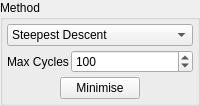
            <widget class="QGroupBox" name="groupBox" >
             <property name="sizePolicy" >
              <sizepolicy>
               <hsizetype>1</hsizetype>
               <vsizetype>1</vsizetype>
               <horstretch>0</horstretch>
               <verstretch>0</verstretch>
              </sizepolicy>
             </property>
             <property name="title" >
              <string>Method</string>
             </property>
             <layout class="QVBoxLayout" >
              <property name="margin" >
               <number>4</number>
              </property>
              <property name="spacing" >
               <number>4</number>
              </property>
              <item>
               <widget class="QComboBox" name="MinimiserMethodCombo" >
                <property name="sizePolicy" >
                 <sizepolicy>
                  <hsizetype>7</hsizetype>
                  <vsizetype>0</vsizetype>
                  <horstretch>0</horstretch>
                  <verstretch>0</verstretch>
                 </sizepolicy>
                </property>
                <item>
                 <property name="text" >
                  <string>Steepest Descent</string>
                 </property>
                </item>
                <item>
                 <property name="text" >
                  <string>Conjugate Gradient</string>
                 </property>
                </item>
                <item>
                 <property name="text" >
                  <string>Monte Carlo (Molecular)</string>
                 </property>
                </item>
                <item>
                 <property name="text" >
                  <string>Simplex</string>
                 </property>
                </item>
               </widget>
              </item>
              <item>
               <layout class="QHBoxLayout" >
                <property name="margin" >
                 <number>0</number>
                </property>
                <property name="spacing" >
                 <number>2</number>
                </property>
                <item>
                 <widget class="QLabel" name="label_46" >
                  <property name="text" >
                   <string>Max Cycles</string>
                  </property>
                 </widget>
                </item>
                <item>
                 <widget class="QSpinBox" name="MinimiseCyclesSpin" >
                  <property name="sizePolicy" >
                   <sizepolicy>
                    <hsizetype>7</hsizetype>
                    <vsizetype>0</vsizetype>
                    <horstretch>0</horstretch>
                    <verstretch>0</verstretch>
                   </sizepolicy>
                  </property>
                  <property name="maximum" >
                   <number>10000</number>
                  </property>
                  <property name="minimum" >
                   <number>1</number>
                  </property>
                  <property name="singleStep" >
                   <number>2</number>
                  </property>
                  <property name="value" >
                   <number>100</number>
                  </property>
                 </widget>
                </item>
               </layout>
              </item>
              <item>
               <layout class="QHBoxLayout" >
                <property name="margin" >
                 <number>0</number>
                </property>
                <property name="spacing" >
                 <number>4</number>
                </property>
                <item>
                 <spacer>
                  <property name="orientation" >
                   <enum>Qt::Horizontal</enum>
                  </property>
                  <property name="sizeHint" >
                   <size>
                    <width>21</width>
                    <height>20</height>
                   </size>
                  </property>
                 </spacer>
                </item>
                <item>
                 <widget class="QPushButton" name="MinimiseButton" >
                  <property name="text" >
                   <string>Minimise</string>
                  </property>
                 </widget>
                </item>
                <item>
                 <spacer>
                  <property name="orientation" >
                   <enum>Qt::Horizontal</enum>
                  </property>
                  <property name="sizeHint" >
                   <size>
                    <width>21</width>
                    <height>20</height>
                   </size>
                  </property>
                 </spacer>
                </item>
               </layout>
              </item>
             </layout>
            </widget>
